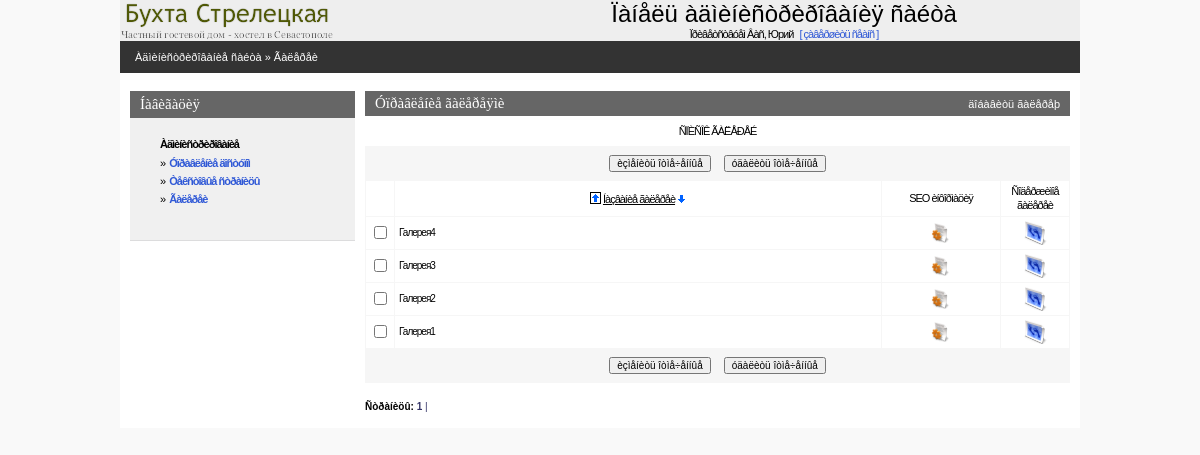
Page /admin/albumlist.php?a=1&sortby=static_title&sortdir=0 (signed in) on the committed database.
### tables this page shows
CREATE TABLE IF NOT EXISTS `hotel_static` (
  `static_code` int(11) NOT NULL AUTO_INCREMENT,
  `static_title` varchar(200) NOT NULL DEFAULT '',
  `static_abstract` text NOT NULL COMMENT 'Краткий текст страницы',
  `static_text` text NOT NULL COMMENT 'Полный текст страницы',
  `static_seo_title` text,
  `static_seo_desc` text,
  `static_seo_key` text,
  `static_type` varchar(11) NOT NULL DEFAULT 'page' COMMENT 'Определает тип страницы (обычная страница или галерея)',
  PRIMARY KEY (`static_code`)
);

### admin/inc/connect.php (called while the page is built, shortened)
<?php
    $PHP_SELF=$_SERVER['PHP_SELF'];
?>

### admin/inc/const.php (called while the page is built, shortened)
<?php
    $PREFFIX="hotel";
?>

### admin/albumlist.php (the view, shortened to what this page needs)
<?php
include("inc/settings.php");
$per_page=30;
if (!isset($curr_page)) $curr_page=0;
if(!($sortby)) $sortby='static_title'; else {$sortby=explode(" ",$sortby);$sortby=$sortby[0];}
if(!isset($sortdir)) {$sortdir="1";$realsortdir="ASC"; }
else
{
 if($sortdir==0) {$realsortdir="DESC";} else {$sortdir=1;$realsortdir="ASC";}
}
if (!isset($pagetype)) $pagetype="gallery";
$mainquery="select {$PREFFIX}_static.static_code, {$PREFFIX}_static.static_title
            from {$PREFFIX}_static where {$PREFFIX}_static.static_type like '$pagetype'
            order by $sortby $realsortdir";
?>
<? include ("inc/head.php"); ?>
<BODY>
<center>
<div class=mainbody>
<? include("inc/top.php");?>
<table Border=0 CellSpacing=0 CellPadding=0 width=100%>
  <tr><td class=pageline>
     <div class=wmiddletext><a href="main.php">Àäìèíèñòðèðîâàíèå ñàéòà</a> &#187; Ãàëåðåè</div>
  </td></tr>
</table>
<table Border=0 CellSpacing=0 CellPadding=0 class=mainbody>
 <tr valign=top>
  <td width=10></td>
  <? include("inc/leftmenu.php"); ?>
  <td width=10></td>
  <td>
<?php
	echo"<form name='data' action=$PHP_SELF method=POST>";
?>
<table class=grayhead Border=0 CellSpacing=0 CellPadding=0 >
 <tr class=normaltext>
  <td ><div ><h4>Óïðàâëåíèå ãàëåðåÿìè</h4></div></td>
  <td align=right class=wmiddletext><a class=submenu onclick="displayform(this,'äîáàâèòü ãàëåðåþ')">äîáàâèòü ãàëåðåþ</a></td>
 </tr>
</table>
<table Border=0 CellSpacing=0 class=pagebluetable CellPadding=0 >
 <tr><td class=lmenutext height=30 bgcolor=#ffffff align="center">ÑÏÈÑÎÊ ÃÀËÅÐÅÉ</td></tr>
</table>
<table Border=0 CellSpacing=0 class=pagebluetable CellPadding=0>
 <tr><td>
 <center>
 <table>
 <tr height=30 >
    <td><input type=button onClick=Send('U') value='èçìåíèòü îòìå÷åííûå' class=smalltext></td>
    <td width=5></td>
    <td><input type=button onClick=ConfirmSend('D') value='óäàëèòü îòìå÷åííûå'  class=smalltext></td>
 </tr>
 </table>
 </td></tr>
</table>
<center>
<table Border=0 CellSpacing=1 class=bluetable CellPadding=4 width=100%>
  <tr class=lmenutext align=center  height=20 bgcolor=#ffffff>
    <td width=20>&nbsp;</td>
    <td  align=center ><?=SortTitle("Íàçâàíèå ãàëåðåè","static_title",$sortby,$sortdir);?></td>
    <td width=110 align=center >SEO èíôîðìàöèÿ</td>
	<td width=60 align=center >Ñîäåðæèìîå ãàëåðåè</td>
<?php
	$res=mysql_query ($mainquery) or die ("Íå ìîãó âûáðàòü ñòðàíèöû. Îøèáêà â çàïðîñå.");
	$num_rows=mysql_num_rows($res);
	if($num_rows)
	{
		$page_quant=ceil($num_rows / $per_page);
		$start_pos=$curr_page*$per_page;
		if ($start_pos+$per_page<$num_rows) $end_pos=$start_pos+$per_page;
		else $end_pos=$num_rows;
		for ($x=$start_pos; $x<$end_pos; $x++)
		{
			list($static_code,$static_title,$page_active)=mysql_fetch_array($res);
			$checkname=$static_code;
			$bg="#FFFFFF";
			echo"<tr class=edittabletext height=24 bgcolor=$bg>";
			echo"<TD width=20 align=center ><input type='checkbox' name=\"C#$checkname\" id=\"C#$checkname\"></TD>";
			echo"<TD align=left class=smalltext ondblclick='change_line(\"$checkname\",\"F#$checkname#static_title#string\");' id=\"F#$checkname#static_title#string\">".Show($static_title)."</TD>\n";
			echo"<td align=center ><a href='editseo.php?static_code=$static_code&static_title=$static_title&pagetype=$pagetype'><img height='20' width='20' src='graph/edit.gif' border=0 title='Ðåäàêòèðîâàòü SEO èíôîðìàöèþ'></a></td>";
			echo"<td><center><a href=\"picture.php?back=statlist&icon=250&static_code=$static_code\"><img height='24' width='24' src='graph/photo.gif' border=0 alt='Ôîòîãàëåðåÿ ' title='Ðåäàêòèðîâàòü ôîòîãàëåðåþ'></a></td>";
			echo"</TR>\n";
		}
	}
?>
</center>
<table Border=0 CellSpacing=0 class=pagebluetable CellPadding=0 width=95%>
 <tr><td>
 <center>
 <table>
 <tr height=30 >
   <td><input type=button onClick=Send('U') value='èçìåíèòü îòìå÷åííûå' class=smalltext></td>
   <td width=5></td>
   <td><input type=button onClick=ConfirmSend('D') value='óäàëèòü îòìå÷åííûå'  class=smalltext></td>
 </tr>
 </table>
 </td></tr>
</table>
<br>
<?php
		echo"<div align=left class=smalltext><b>Ñòðàíèöû:</b>  ";
		for ($i=1;$i<$page_quant+1;$i++)
		{
			$y=$i-1;
			if ($curr_page==$y) {$t1="<b>";$t2="</b>";} else {$t1="";$t2="";}
			echo"<a class=blue href=$PHP_SELF?curr_page=$y&sortby=$sortby&sortdir=$sortdir>$t1 $i $t2|</a>&nbsp";
		}
		echo"</div>";
?>
    <td width=10></td>
</BODY>
</HTML>

### admin/css/styles.css (style rules this page uses)
body { padding:0px; margin:0px; background-color:#f9f9f9; }
a { text-decoration : none; color: #3059D6; }
img { border-color: #000000; }
.mainbody { width:960px; background-color:#ffffff; }
.pageline { height:32px; background-color:#333333; padding-left:15px; }
.grayhead { width:100%; height:25px; padding-left:10px; padding-right:10px; background-color:#666666; }
.pagebluetable { width:100%; background-color:#f6f6f6; }
.bluetable { background-color:#f6f6f6; }
.lmenutext { text-decoration:none; letter-spacing: -1px; line-height:10pt; margin-left:10px; margin-right:10px; margin-top:3px; margin-bottom:3px; font-size:11px; font-family: Verdana,Arial,Helvetica,Sans-serif,Tahoma,Pragmatica; }
.edittabletext { color:#666666; text-decoration:none; letter-spacing: -1px; line-height:12pt; font-size:11px; font-family: Verdana,Arial,Helvetica,Sans-serif,Tahoma,Pragmatica; }
H4 { text-decoration:none; font-weight:normal; color:#ffffff; padding:0; margin:0; font-family: Verdana; font-size : 15px; }
.submenu { cursor:hand;cursor:pointer; }
.normaltext { text-decoration:none; color:#000066; font-family:Verdana, Tahoma, Arial, Helvetica, Sans-serif, Pragmatica; font-size:12px; }
.smalltext { text-decoration:none; color:#000000; font-family:Verdana, Tahoma, Arial, Helvetica, Sans-serif, Pragmatica; font-size:10px; }
.wmiddletext { text-decoration:none; color:#ffffff; font-family:Verdana, Tahoma, Arial, Helvetica, Sans-serif, Pragmatica; font-size:11px; }
.wmiddletext a { text-decoration:none; color:#ffffff; }
.blue { color: #333366; }

### rows in the picture
hotel_static: static_title "Галерея4"
hotel_static: static_title "Галерея3"
hotel_static: static_title "Галерея2"
hotel_static: static_title "Галерея1"

### other values in the picture
$REGUSER["name"] "Юрий"
$title "Íàçâàíèå ãàëåðåè"
